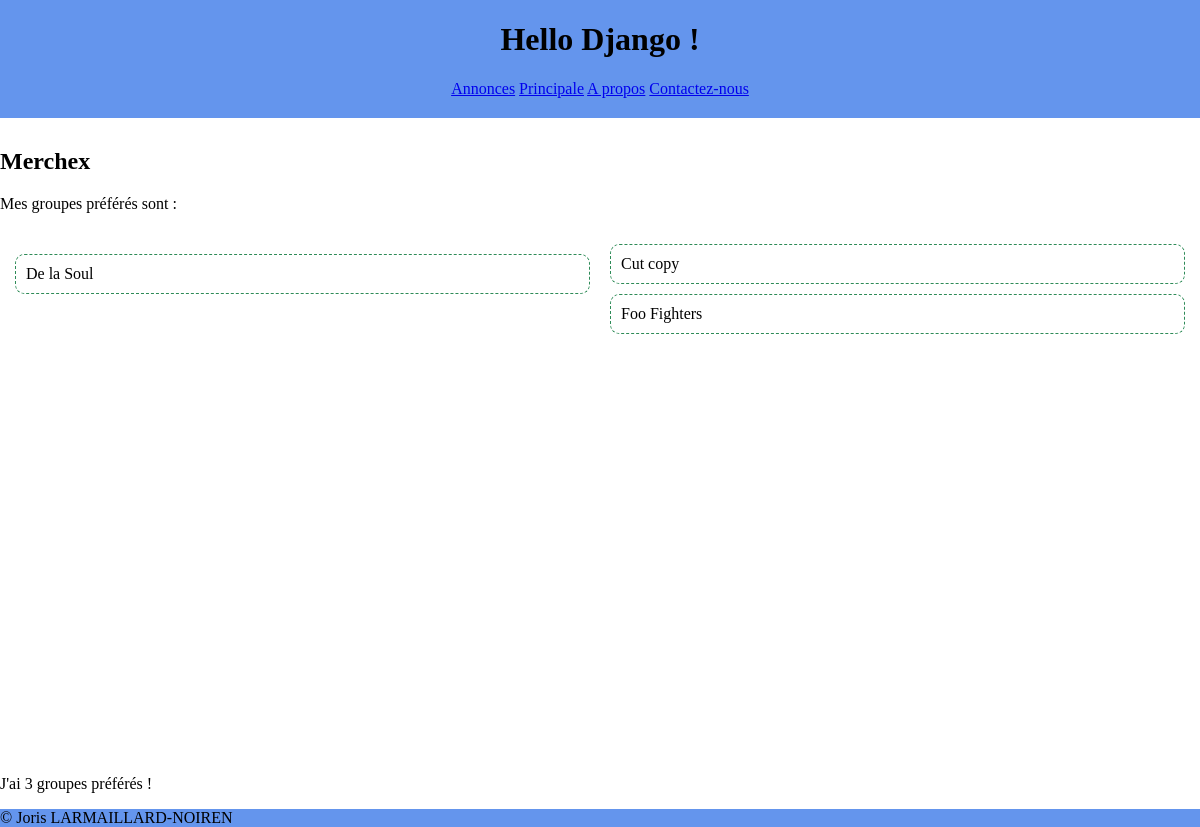
/hello/, run on an earlier commit of the app's database.
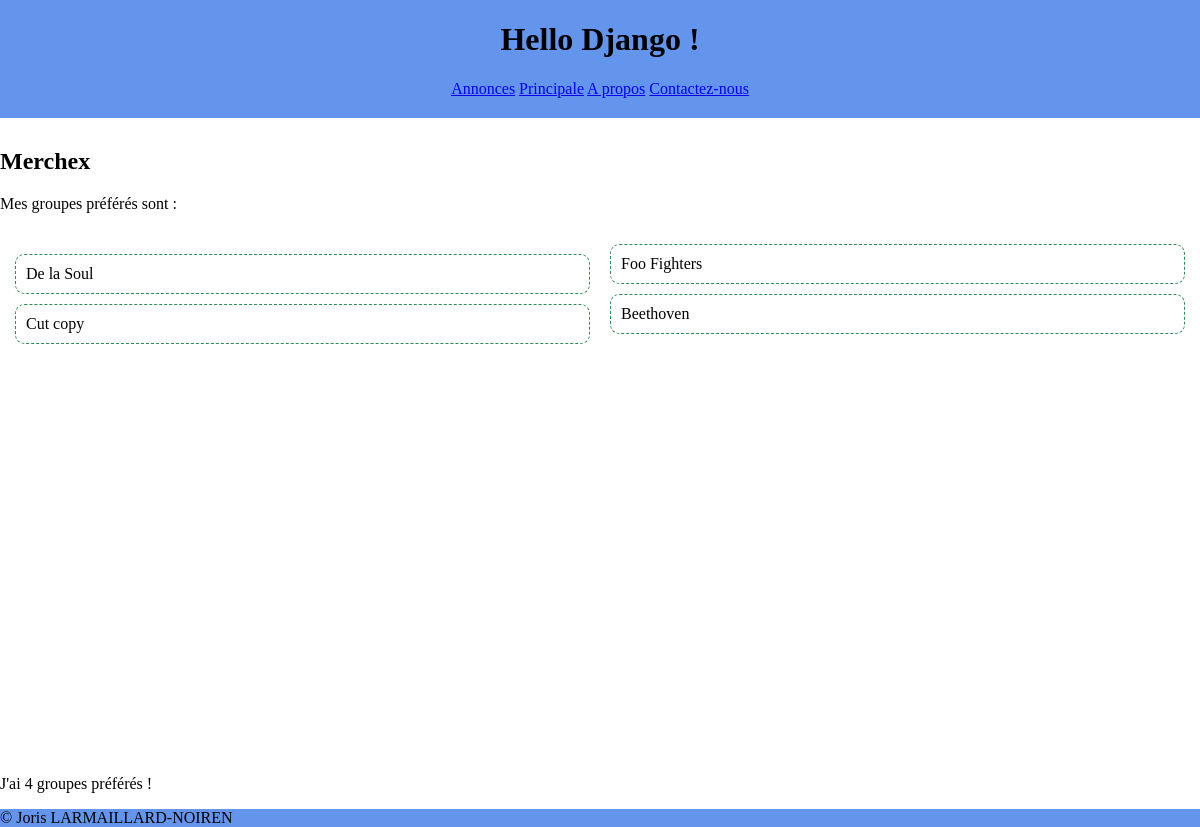
And on a later commit of the database.
### listings/models.py (models this page shows)
class Band(models.Model):
    class Genre(models.TextChoices):
        HIP_HOP = 'HH'
        SYNTH_POP = 'SP'
        ALTERNATIVE_ROCK = 'AR'
        K_POP = 'KP'
        ZOUK = 'ZK'
    name = models.fields.CharField(max_length=100)
    genre = models.fields.CharField(choices=Genre.choices, max_length=5)
    biography = models.fields.CharField(max_length=1000)
    year_formed = models.fields.IntegerField(
        validators=[MinValueValidator(1900), MaxValueValidator(2024)]
    )
    active = models.BooleanField(default=True)
    official_homepage = models.fields.URLField(null=True, blank=True)

### listings/views.py (the view)
# urls.py: path("hello/", views.hello),
def hello(request):
    bands = Band.objects.all()
    return render(request, 'listings/hello.html',
                  {'bands': bands})

### listings/templates/listings/hello.html
{% extends 'listings/base.html' %}
{% block content %}
    <h2>Merchex</h2>
    <p>Mes groupes préférés sont :</p>
    <section class = "section-bands">
        {% for band in bands %}
         <div class="band">{{ band.name }}</div>
        {% endfor %}
    </section>
    <p>
        J'ai {{ bands|length }} groupes préférés !
    </p>
{% endblock %}

What changed in the data, as far as the page shows it:
added Band: name "Beethoven"
Also different on the page:
{{ bands|length }}: "3" → "4"
